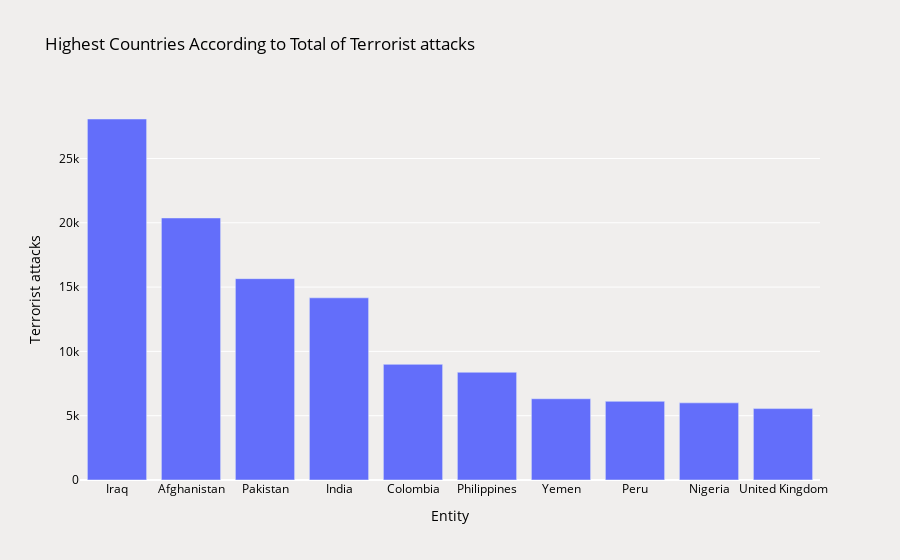

Source (notebook cell):
### Code cell
# Highest Countries According to Total of Terrorist attacks

char_bar = df_country.groupby(['Entity'])[['Terrorist attacks']].sum().reset_index()
char_bar = char_bar.sort_values(by=("Terrorist attacks"), ascending=False)

top = char_bar.head(10)
fig = go.Figure()
fig.add_trace(go.Bar(x=top['Entity'], y=top["Terrorist attacks"]))

fig.update_layout(title='Highest Countries According to Total of Terrorist attacks',
                          xaxis_title='Entity',
                          yaxis_title= "Terrorist attacks",
                          plot_bgcolor='#F0EEED',
                          paper_bgcolor='#F0EEED',
                          font=dict(color='black'))

pyo.init_notebook_mode(connected=True)
pyo.iplot(fig)

### Figure 1 — Plotly figure (JSON) as saved in the notebook; plotly's stock layout.template omitted (floating-point values rounded to 4 significant figures)
{"data": [{"x": ["Iraq", "Afghanistan", "Pakistan", "India", "Colombia", "Philippines", "Yemen", "Peru", "Nigeria", "United Kingdom"], "y": [28068, 20373, 15654, 14164, 8991, 8375, 6317, 6116, 5998, 5553], "type": "bar"}], "layout": {"font": {"color": "black"}, "paper_bgcolor": "#F0EEED", "plot_bgcolor": "#F0EEED", "title": {"text": "Highest Countries According to Total of Terrorist attacks"}, "xaxis": {"title": {"text": "Entity"}}, "yaxis": {"title": {"text": "Terrorist attacks"}}}}
